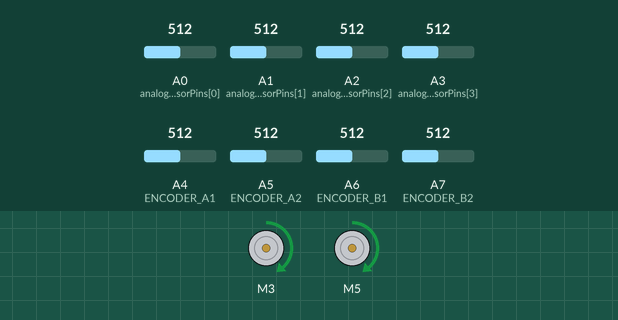
Bench run of a sketch on a simulated Arduino Nano, built with avr-gcc and run on an emulated ATmega328P. Shown: 2 × DC motor (green arrow = forward, orange = backward, longer = faster). The inputs (shaded band) are chosen by the test bench; at power-on: A0 (analogSensorPins[0]) = 512, A1 (analogSensorPins[1]) = 512, A2 (analogSensorPins[2]) = 512, A3 (analogSensorPins[3]) = 512, A4 (ENCODER_A1) = 512, A5 (ENCODER_A2) = 512, A6 (ENCODER_B1) = 512, A7 (ENCODER_B2) = 512.

Above: at 0.1 s.
Timing chart, 0 to 1.6 s (numbered marks = the images above):
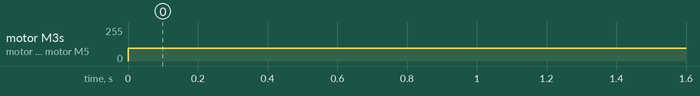

The sketch:

LineNavigation_w_encoderPID_Latest.ino
```cpp
#include <L298N.h>

// A====> left
// B====> Right

#define PWMA 2
#define PWMB 7
#define AIN1 3
#define AIN2 4
#define BIN1 5
#define BIN2 6


/////////////////// which is A and which is B
// for IR_array
const int SensorCount = 8; // Total number of sensors
const int analogSensorCount = 8; // Number of analog sensors
const int analogSensorPins[analogSensorCount] = {A0, A1, A2, A3, A4, A5, A6, A7}; // Analog pins for the remaining sensors
int IR_weight[SensorCount] = {-50, -30, -15, -5, 5, 15, 30, 50};
float errorArray[50] = {0};
int sensorValues[SensorCount];

// PID control parameters
float Kp = 12 ; // Proportional term
float Ki = 0.02; // Integral term
float Kd = 5;// Derivative term
float sum;
int increment_count = 0;


int lfspeed = 85;

// for Line Navigation

///// Encoders (only use 2, 3, 18, 19, 20, and 21)
// #define encoderA1 18     // Encoder 1 signal of motor A
// #define encoderA2 19     // Encoder 2 signal of motor A
// #define encoderB1 20     // Encoder 1 signal of motor B
// #define encoderB2 21     // Encoder 2 signal of motor B

#define ENCODER_A2 19       // Encoder A channel (Interrupt pin)--->LineNavigation

#define ENCODER_B2 21     // Encoder B channel (Interrupt pin)--->LineNavigation no use

#define ENCODER_A1 18       // Encoder A channel (Interrupt pin)===> left----> encoder PID

#define ENCODER_B1 20     // Encoder B channel (Interrupt pin)=====> right---> encoder PID

volatile int encoderCountA2 = 0;  // Encoder count
volatile int encoderCountB2 = 0;

// Encoder counts
volatile int encoderCountA1 = 0;  // Encoder count for Motor A
volatile int encoderCountB1 = 0;  // Encoder count for Motor B
const long targetCounts = 190;   // Desired encoder counts for forward movement


// PID parameters for encoders
float Kpenco = 5;  // Proportional gain
float Kienco = 0;  // Integral gain
float Kdenco = 5;  // Derivative gain

// PID variables
float errorenco = 0;
float previousErrorenco = 0;
float integralenco = 0;
float derivativeenco = 0;

int baseSpeed=95;

// volatile bool lastA1State = LOW;
// volatile bool lastA2State = LOW;

// volatile bool lastB1State = LOW;
// volatile bool lastB2State = LOW;

L298N motor1(PWMA, AIN1, AIN2);     // left motor
L298N motor2(PWMB, BIN1, BIN2);


// for Line Navigation
int No_lines=0;

void setup() {

    // Setup motor control pins
  pinMode(AIN1, OUTPUT);
  pinMode(AIN2, OUTPUT);
  pinMode(BIN1, OUTPUT);
  pinMode(BIN2, OUTPUT);


  // Setup encoder pins
  pinMode(ENCODER_A1, INPUT_PULLUP);
  pinMode(ENCODER_B1, INPUT_PULLUP);

    for (int i = 0; i < analogSensorCount; i++) {
    pinMode(analogSensorPins[i], INPUT);
  }


  Serial.begin(9600);

  // Motor Encoder Pins
  pinMode(ENCODER_A2, INPUT_PULLUP);     // don't know whether its pullup or pulldown
  //pinMode(encoderA2, INPUT_PULLUP);
  pinMode(ENCODER_B2, INPUT_PULLUP);
  //pinMode(encoderB2, INPUT_PULLUP);

  // Attach interrupts for encoders
  attachInterrupt(digitalPinToInterrupt(ENCODER_A2), encoderISR_A, RISING);
  attachInterrupt(digitalPinToInterrupt(ENCODER_B2), encoderISR_B, RISING);

  // Attach interrupts for encoders
  attachInterrupt(digitalPinToInterrupt(ENCODER_A1), countLeft, RISING);
  attachInterrupt(digitalPinToInterrupt(ENCODER_B1), countRight, RISING);


}

void loop() {
  //Serial.print("Pulse Count: ");
  //Serial.print(encoderCountA2 2);
  //Serial.print("\t");
  //Serial.println(encoderCountB2);
  //readSensors(sensorValues);
  //Serial.println(Identify_Strip(sensorValues));
  //delay(50);
  LineNavigation();
  //readSensors(sensorValues);
  //Serial.println(Identify_Strip(sensorValues));
  //moveStraightPID();
}


void readSensors(int *values) {
  // Read analog sensors
  for (int i = 0; i < analogSensorCount; i++) {
    values[i] = analogRead(analogSensorPins[i]) > 135 ? 0 : 1; // Assuming higher values indicate no line          (sensor readings > 135) white ====> return 0 (on line)
  }
}

void readSensors_white(int *values) {
  // Read analog sensors
  for (int i = 0; i < analogSensorCount; i++) {
    values[i] = analogRead(analogSensorPins[i]) > 400 ? 0 : 1; // Assuming higher values indicate no line          (sensor readings > 135) white ====> return 0 (on line)
  }
}


void LineNavigation(){
  //Serial.print("Pulse Count: ");
  //Serial.print(encoderCountA2);
  //Serial.print("\t");
  //Serial.println(encoderCountB2);

  //delay(100);  // Update every 100 ms for get the count


  // motor1.setSpeed(90);
  // motor1.forward();
  // motor2.setSpeed(110);
  // motor2.forward();


  moveStraightPID();
  // for white-->0
  // for black-->1

  // for minimize the Error get the sum and find whether it is greater than 4 for less than 4

  // have to get count roughly for 3cm and 6cm

  bool Code[20]={0};

  int encoder_pulse_3cm=40;
  int encoder_pulse_6cm=80;
  float threshold =(encoder_pulse_3cm + encoder_pulse_6cm)/2;

  readSensors_white(sensorValues);
  bool current_line= Identify_Strip(sensorValues); //sensorValues[0]  && sensorValues[1]  && sensorValues[2]  && sensorValues[3] && sensorValues[4] && sensorValues[5] && sensorValues[6] && sensorValues[7];

  //Serial.print("current_line \t");
  //Serial.println(current_line);


  delay(1);
  readSensors_white(sensorValues);
  bool new_line=Identify_Strip(sensorValues);  //sensorValues[0]  && sensorValues[1]  && sensorValues[2]  && sensorValues[3] && sensorValues[4] && sensorValues[5] && sensorValues[6] && sensorValues[7] ;

  //Serial.print("new_line \t");
  //Serial.println(new_line);

  // prev condition current_line=!new_line
  while (current_line==1 && new_line==0){ //enter into white strip
    No_lines++;

    Serial.print("No_lines: ");
    Serial.print(No_lines);
    Serial.println();

    //Serial.println(No_lines);
    int encoderCountA3=0;
    encoderCountA3=encoderCountA2;


    //encoderCountB2=0;     //before
    while (new_line==0){
      delay(1);
      readSensors_white(sensorValues);
      new_line=Identify_Strip(sensorValues); //sensorValues[0]  && sensorValues[1]  && sensorValues[2]  && sensorValues[3] && sensorValues[4] && sensorValues[5] && sensorValues[6] && sensorValues[7];
    }
    //int encoder_pulse=encoderCountA2;   // (encoderCountA2+encoderCountB2)/2;     // befooree

    int encoder_pulse=encoderCountA2-encoderCountA3;

    // motor1.stop();
    // motor2.stop();
    // delay(500);

    Serial.print("encoder_pulse: ");
    Serial.print(encoder_pulse);
    Serial.println();


    if (encoder_pulse>threshold){
      Code[No_lines-1]=1;
    } else{
      Code[No_lines-1]=0;
    }

    //delay(200);
  }

  if (No_lines>3){
    if (Code[No_lines-1]==0 && Code[No_lines-2]==0 && Code[No_lines-3]==0){

      bool Final_Code[No_lines];
      // number of lines in Final Code=(No_lines-3)

      for (int i=0; i<No_lines-3; i++){     // 0,1,2,3,.....,(No_lines-4) =====> // Final_Code lenght is (No_lines-3)
        Final_Code[i]=Code[i];
      }

      //computeModulus(int* code);
      increment_count++;


      //Serial.println(Final_Code[No_lines]);

    }
  }


}
//   for 0 its black
//calibrate sensorValues 5 or more

bool Identify_Strip(int* sensorValues){
  if ((sensorValues[0]+sensorValues[1]+sensorValues[2]+sensorValues[3]+sensorValues[4]+sensorValues[5]+sensorValues[6]+sensorValues[7])>5){
    return 0;

  }else{
    return 1;
  }
}


//in Identify_Strip----->    Black==> 1    White==> 0


void moveStraightPID() {
  // Calculate the error (difference between encoder counts)

  errorenco = encoderCountA1 - encoderCountB1;
  //Serial.println(errorenco);

  // Calculate the integral and derivative terms
  integralenco += errorenco;
  derivativeenco = errorenco - previousErrorenco;

  // Compute the PID correction
  float correction = (Kpenco * errorenco) + (Kienco * integralenco) + (Kdenco * derivativeenco);

  // Adjust motor speeds based on the correction
  int motor1Speed = baseSpeed - correction;  // Motor A
  int motor2Speed = baseSpeed + correction;  // Motor B

  // Constrain the motor speeds to valid PWM values (0 to 255)
  motor1Speed = constrain(motor1Speed, 0, 255);
  motor2Speed = constrain(motor2Speed, 0, 255);
  //Serial.println(motor1Speed);
  //Serial.println(motor2Speed);

  // Set motor speeds
  motor1.setSpeed(motor1Speed);
  motor1.forward();
  motor2.setSpeed(motor2Speed);
  motor2.forward();
  // Save the current error for the next iteration
  previousErrorenco = errorenco;
}


// Interrupt Service Routine (ISR) for encoder
void encoderISR_A() {
  encoderCountA2++;
}

// Interrupt Service Routine (ISR) for Motor B encoder
void encoderISR_B() {
  encoderCountB2++;
}


// Interrupt service routines for encoders
void countLeft() {
  encoderCountA1++;
}

void countRight() {
  encoderCountB1++;
}
```

Measured:
- by itself, motor M3, motor M5: stopped → forward 95/255 at 0.00 s
